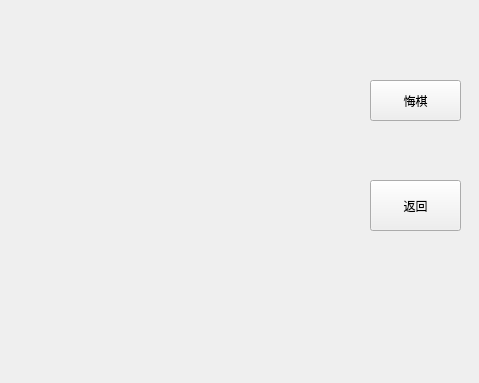
<?xml version="1.0" encoding="UTF-8"?>
<ui version="4.0">
 <class>multigame</class>
 <widget class="QWidget" name="multigame">
  <property name="geometry">
   <rect>
    <x>0</x>
    <y>0</y>
    <width>479</width>
    <height>383</height>
   </rect>
  </property>
  <property name="minimumSize">
   <size>
    <width>479</width>
    <height>383</height>
   </size>
  </property>
  <property name="maximumSize">
   <size>
    <width>479</width>
    <height>383</height>
   </size>
  </property>
  <property name="windowTitle">
   <string>Form</string>
  </property>
  <property name="styleSheet">
   <string notr="true"/>
  </property>
  <widget class="QPushButton" name="pushButton">
   <property name="geometry">
    <rect>
     <x>370</x>
     <y>80</y>
     <width>91</width>
     <height>41</height>
    </rect>
   </property>
   <property name="text">
    <string>悔棋</string>
   </property>
  </widget>
  <widget class="QPushButton" name="pushButton_2">
   <property name="geometry">
    <rect>
     <x>370</x>
     <y>180</y>
     <width>91</width>
     <height>51</height>
    </rect>
   </property>
   <property name="text">
    <string>返回</string>
   </property>
  </widget>
 </widget>
 <resources/>
 <connections/>
</ui>
